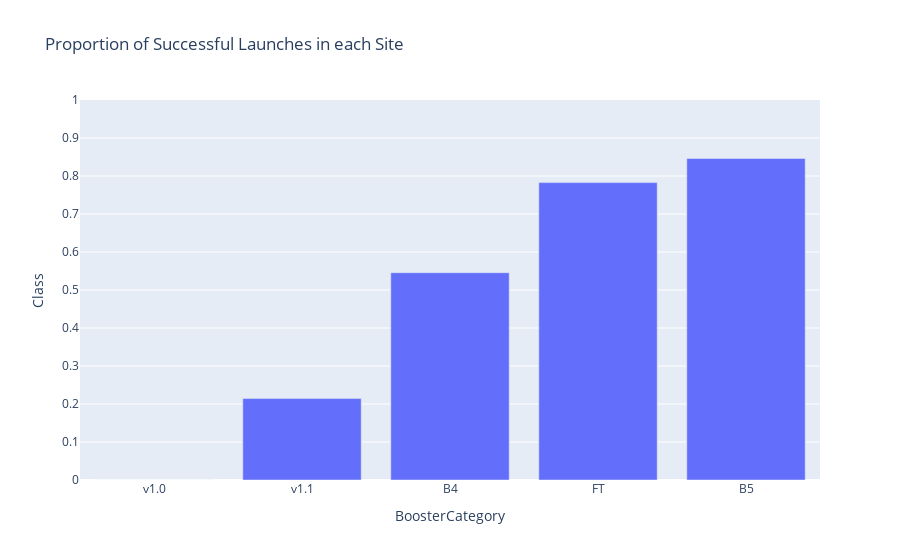

The notebook cell saved with this chart:
### Code cell
filtered_boost_df=spacex_df[(spacex_df['PayloadMass']>=0)&(spacex_df['PayloadMass']<=16000)&(spacex_df['Year']>=2010)&(spacex_df['Year']<=2020)].groupby(by='BoosterCategory')['Class'].mean().to_frame()
filtered_boost_df.reset_index(inplace=True)
filtered_boost_df.sort_values(by='Class',inplace=True)
fig_bar_boost=px.bar(filtered_boost_df,y='Class',x='BoosterCategory',title='Proportion of Successful Launches in each Site',range_y=[0,1])
fig_bar_boost.update_yaxes(tick0=0, dtick=0.1)

### Figure 1 — Plotly figure (JSON) as saved in the notebook; plotly's stock layout.template omitted (floating-point values rounded to 4 significant figures)
{"data": [{"alignmentgroup": "True", "hovertemplate": "BoosterCategory=%{x}<br>Class=%{y}<extra></extra>", "legendgroup": "", "marker": {"color": "#636efa", "pattern": {"shape": ""}}, "name": "", "offsetgroup": "", "orientation": "v", "showlegend": false, "textposition": "auto", "type": "bar", "x": ["v1.0", "v1.1", "B4", "FT", "B5"], "xaxis": "x", "y": [0, 0.2143, 0.5455, 0.7826, 0.8462], "yaxis": "y"}], "layout": {"autosize": true, "barmode": "relative", "legend": {"tracegroupgap": 0}, "title": {"text": "Proportion of Successful Launches in each Site"}, "xaxis": {"anchor": "y", "autorange": true, "domain": [0, 1], "range": [-0.5, 4.5], "title": {"text": "BoosterCategory"}, "type": "category"}, "yaxis": {"anchor": "x", "domain": [0, 1], "dtick": 0.1, "range": [0, 1], "tick0": 0, "title": {"text": "Class"}, "type": "linear"}}}
